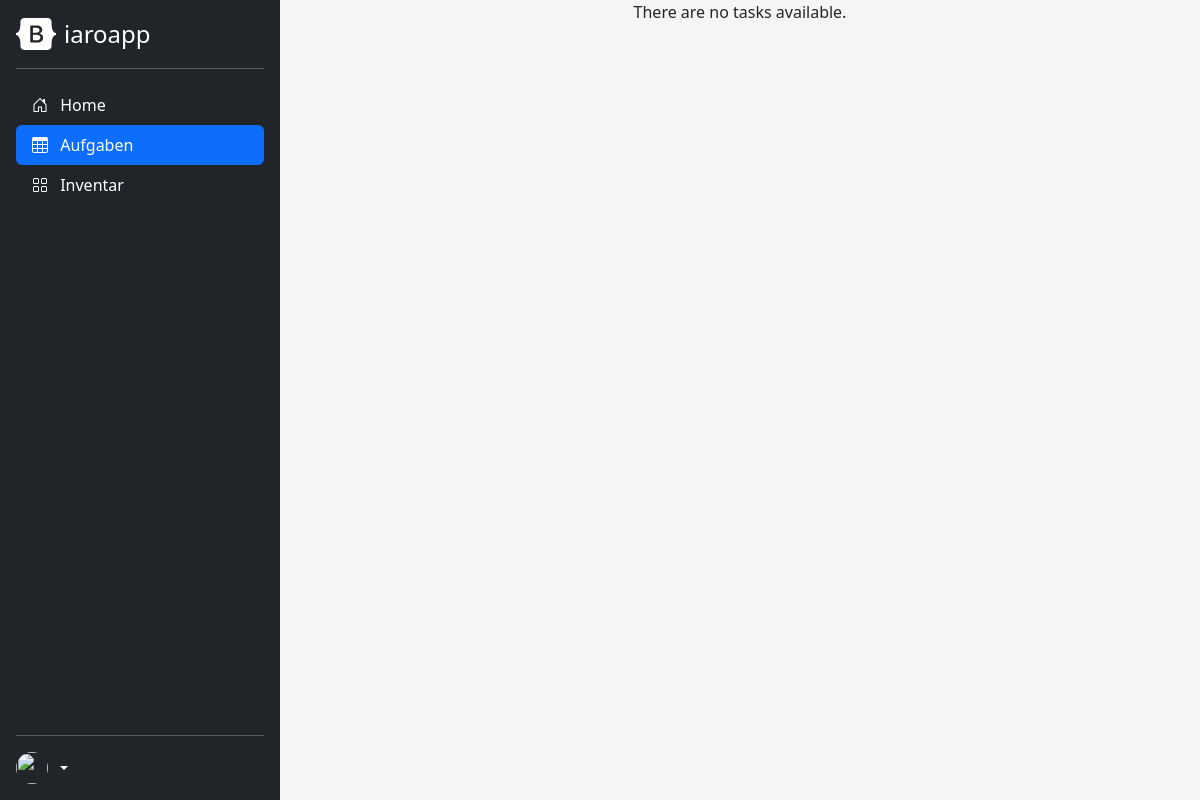
The page /tasks/overview/ on the database as committed earlier.
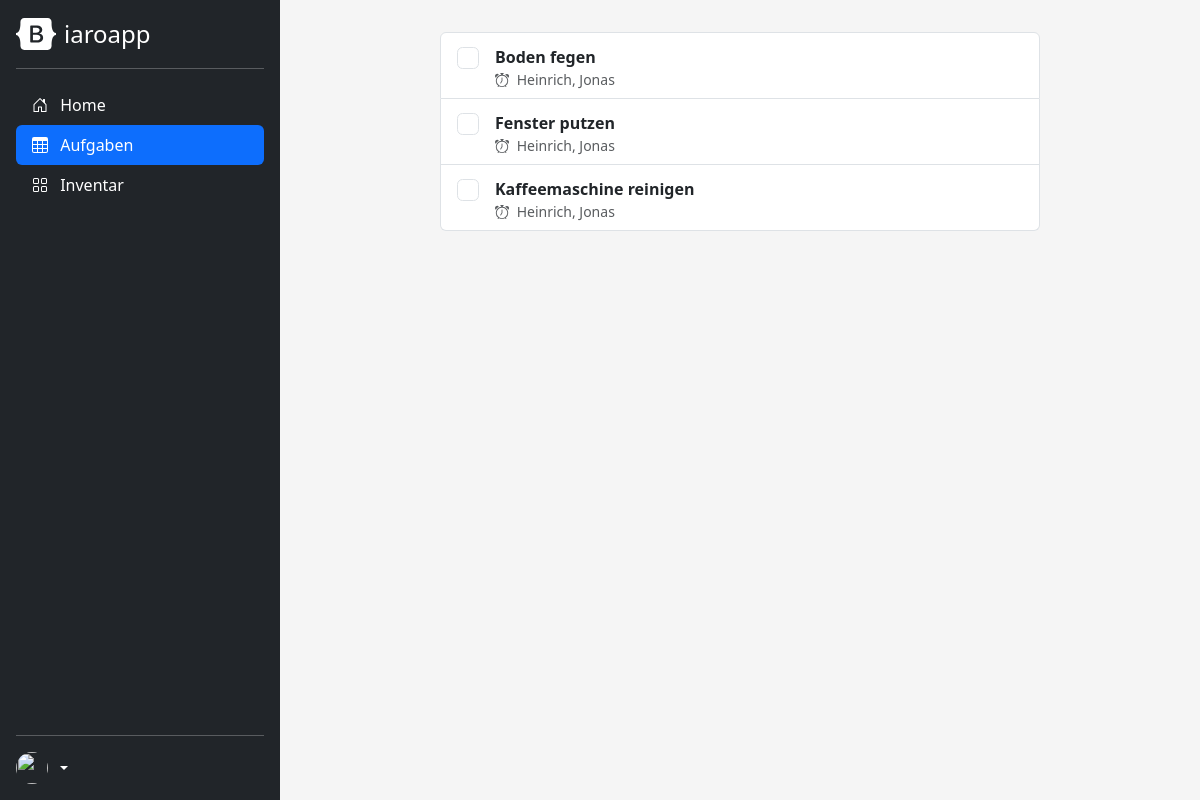
The same page on the database as committed later.
### tasks/models.py (models this page shows, shortened)
class Task(models.Model):
    title = models.CharField(max_length=200)
    author = models.ForeignKey('Author', on_delete=models.SET_NULL, null=True)
    summary = models.TextField(max_length=1000, help_text="Enter a brief description of the task")
    weekdays = models.ManyToManyField(Weekdays, help_text="Select weekdays for this task")
    class Meta:
        ordering = ['title', 'author']
    def display_weekdays(self):
        """Creates a string for the Weekdays. This is required to display weekdays in Admin."""
        return ', '.join([weekdays.name for weekdays in self.weekdays.all()[:3]])
    display_weekdays.short_description = 'Weekdays'
    def get_absolute_url(self):
        return reverse('task-detail', args=[str(self.id)])

class Author(models.Model):
    first_name = models.CharField(max_length=100)
    last_name = models.CharField(max_length=100)
    date_of_joined = models.DateField(null=True, blank=True)
    date_of_quited = models.DateField('quited', null=True, blank=True)
    class Meta:
        ordering = ['last_name', 'first_name']
    def __str__(self):
        return '{0}, {1}'.format(self.last_name, self.first_name)

### tasks/views.py (the view)
# urls.py: path('overview/', views.TaskListView.as_view(), name='tasks'),
class TaskListView(generic.ListView):
    model = Task
    paginate_by = 10

### tasks/templates/tasks/task_list.html
{% extends "base_generic.html" %}
{% block content %}
    {% if task_list %}
    <div class="list-group w-auto contentMaxWidth" style="padding-top: 2rem;">
      {% for task in task_list %}
      <label class="list-group-item d-flex gap-3">
        <input class="form-check-input flex-shrink-0" type="checkbox" value="" style="font-size: 1.375em;">
        <span class="pt-1 form-checked-content">
          <strong>{{ task.title }}</strong>
          <small class="d-block text-muted">
            <svg class="bi me-1" width="1em" height="1em"><use xlink:href="#alarm"/></svg>
            {{task.author}}
          </small>
        </span>
      </label>
      {% endfor %}
    </div>
    {% else %}
      <p>There are no tasks available.</p>
    {% endif %}
{% endblock %}

### tasks/templates/base_generic.html (shortened to what this page needs)
<!DOCTYPE html>
<html lang="en">
  <head>
    {% load static %}
    <link rel="stylesheet" href="{% static 'css/styles.css' %}">
    <link href="{% static 'css/bootstrap-5.3.min.css' %}" rel="stylesheet">
  </head>
<body>
  <div class="mainWrapper">
    <div class="d-flex flex-column flex-shrink-0 p-3 text-bg-dark" style="width: 280px;">
      <a href="/" class="d-flex align-items-center mb-3 mb-md-0 me-md-auto text-white text-decoration-none">
        <svg class="bi pe-none me-2" width="40" height="32"><use xlink:href="#bootstrap"/></svg>
        <span class="fs-4">iaroapp</span>
      </a>
      <hr>
      <ul class="nav nav-pills flex-column mb-auto">
        <li class="nav-item">
          {% url 'index' as index_url %}
          {% if request.path == index_url %}
          <a href="{% url 'index' %}" class="nav-link text-white active">
          {% else %}
          <a href="{% url 'index' %}" class="nav-link text-white">
          {% endif %}
            <svg class="bi pe-none me-2" width="16" height="16"><use xlink:href="#home"/></svg>
            Home
          </a>
        </li>
        <li>
          {% url 'tasks' as tasks_url %}
          {% if request.path == tasks_url %}
          <a href="{% url 'tasks' %}" class="nav-link text-white active">
          {% else %}
          <a href="{% url 'tasks' %}" class="nav-link text-white">
          {% endif %}
            <svg class="bi pe-none me-2" width="16" height="16"><use xlink:href="#table"/></svg>
            Aufgaben
          </a>
        </li>
        <li>
          {% url 'authors' as authors_url %}
          {% if request.path == authors_url %}
          <a href="{% url 'authors' %}" class="nav-link text-white active">
          {% else %}
          <a href="{% url 'authors' %}" class="nav-link text-white">
          {% endif %}
            <svg class="bi pe-none me-2" width="16" height="16"><use xlink:href="#grid"/></svg>
            Inventar
          </a>
        </li>
      </ul>
      <hr>
      <div class="dropdown">
        <a href="#" class="d-flex align-items-center text-white text-decoration-none dropdown-toggle" data-bs-toggle="dropdown" aria-expanded="false">
          <img src="{% static 'images/logo.png' %}" alt="" width="32" height="32" class="rounded-circle me-2">
        </a>
      </div>
  </div>
    <div class="container-fluid">
    <div class="row">
      <div class="contentArea">
      {% block content %}{% endblock %}
      </div>
    </div>
    </div>
  </body>
</html>

### tasks/templates/base_generic.html (style rules this page uses)
body { background-color: #f5f5f5; }
.mainWrapper { display: flex; height: 100vh; }
.contentArea { width: 100%; height: 100vh; display: flex; justify-content: center; align-items: top; }
.contentMaxWidth { max-width: 800px; min-width: 600px; }
.bi { vertical-align: -.125em; fill: currentColor; }
.text-muted { text-decoration: none; }

Rows that differ between the two databases and show on the page:
added Task: title "Boden fegen", author "Heinrich, Jonas"
added Task: title "Fenster putzen", author "Heinrich, Jonas"
added Task: title "Kaffeemaschine reinigen", author "Heinrich, Jonas"
Other text that changed with them:
text no longer shown: "There are no tasks available."
